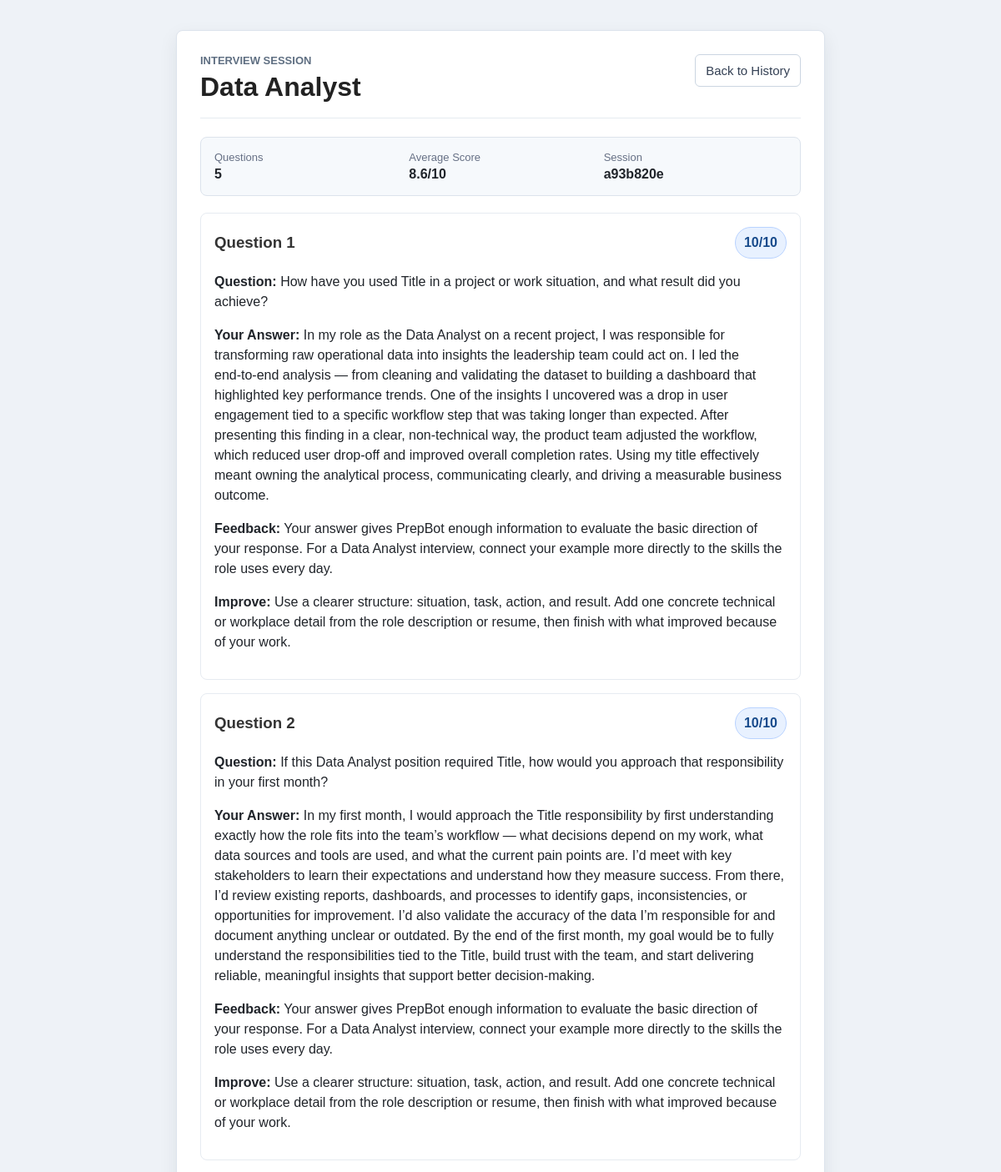
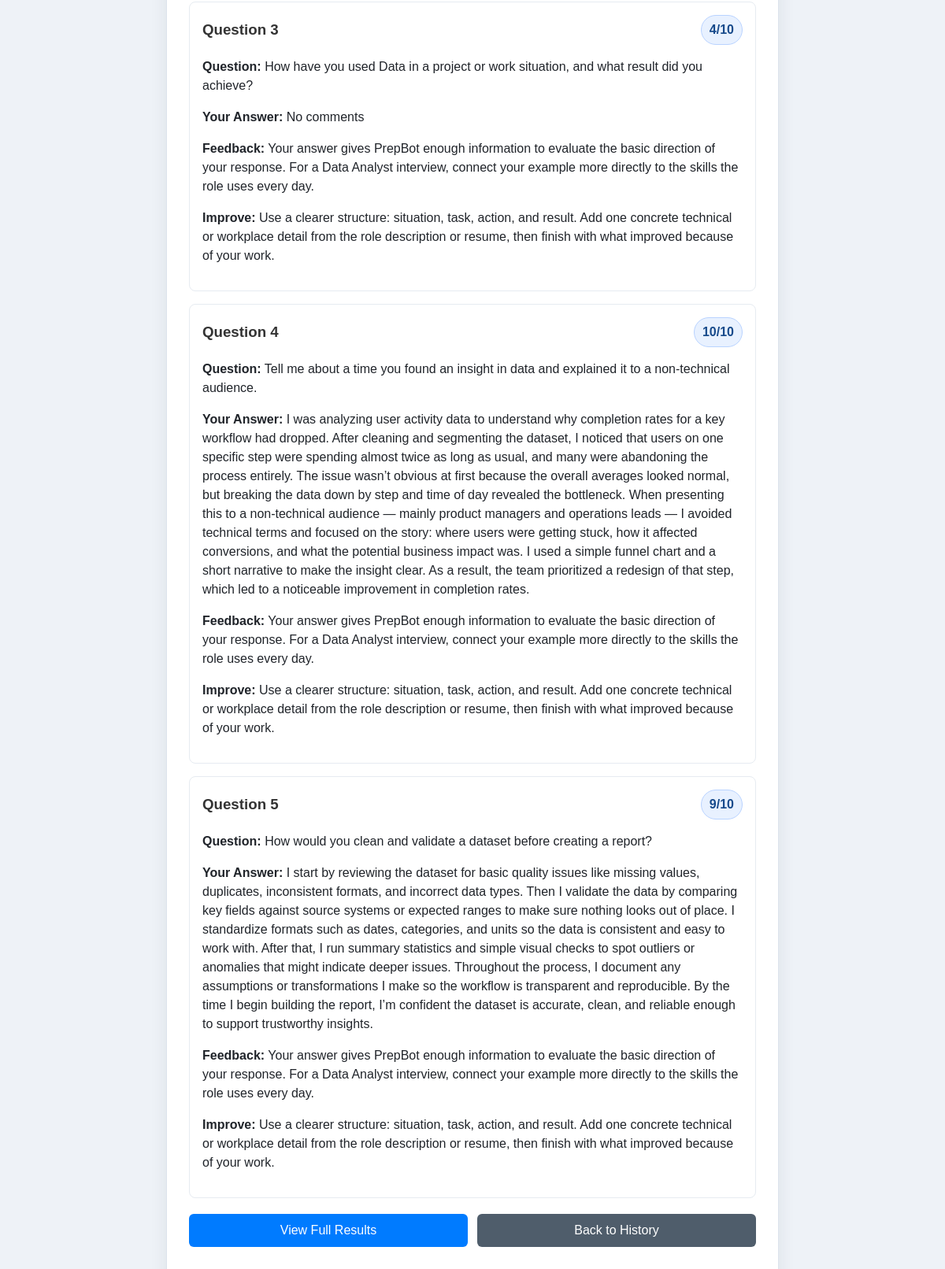
The page /history/a93b820e-88e1-4308-9321-88aac754792d (signed in) on the database its author committed (2 pictures, top to bottom).
### app.py (models this page shows)
class Interview(db.Model):
    id = db.Column(db.Integer, primary_key=True)
    role = db.Column(db.String(100))
    question = db.Column(db.Text)
    answer = db.Column(db.Text)
    feedback = db.Column(db.Text)
    score = db.Column(db.Integer)
    improvements = db.Column(db.Text)
    answer_suggestion = db.Column(db.Text)
    session_id = db.Column(db.String(36))
    question_number = db.Column(db.Integer)
    created_at = db.Column(
        db.DateTime,
        default=datetime.utcnow
    )
    user_id = db.Column(
        db.Integer,
        db.ForeignKey('user.id')
    )

### app.py (the view)
@app.route('/history/<session_key>')
@login_required
def history_session(session_key):
    answers = get_history_session_answers(
        current_user.id,
        session_key
    )
    if not answers:
        flash('Interview session not found')
        return redirect(url_for('history'))
    scored_answers = [
        answer.score
        for answer in answers
        if answer.score is not None
    ]
    average_score = (
        round(sum(scored_answers) / len(scored_answers), 1)
        if scored_answers else 0
    )
    return render_template(
        'history_session.html',
        session_key=session_key,
        answers=answers,
        role=answers[0].role,
        average_score=average_score
    )

### app.py (called while the page is built, shortened)
def get_history_session_answers(user_id, session_key):
    return Interview.query.filter_by(
        user_id=user_id,
        session_id=session_key
    ).order_by(
        Interview.question_number.asc(),
        Interview.id.asc()
    ).all()

@login_manager.user_loader
def load_user(user_id):
    return User.query.get(int(user_id))

### templates/history_session.html (shortened to what this page needs)
<!DOCTYPE html>
<html>
<head>
    <link rel="stylesheet" href="{{ url_for('static', filename='css/style.css') }}">
</head>
<body>
<div class="page-panel history-panel">
    <div class="page-header">
        <div>
            <p class="eyebrow">Interview Session</p>
            <h1>{{ role }}</h1>
        </div>
        <a href="/history" class="text-button">Back to History</a>
    </div>
    <div class="score-summary">
        <div>
            <span class="summary-label">Questions</span>
            <strong>{{ answers|length }}</strong>
        </div>
        <div>
            <span class="summary-label">Average Score</span>
            <strong>{{ average_score }}/10</strong>
        </div>
        <div>
            <span class="summary-label">Session</span>
            <strong>{{ session_key[:8] }}</strong>
        </div>
    </div>
    {% for answer in answers %}
        <div class="history-item">
            <div class="question-score-row">
                <h3>Question {{ loop.index }}</h3>
                <span class="score-pill">{{ answer.score }}/10</span>
            </div>
            <p><strong>Question:</strong> {{ answer.question }}</p>
            <p><strong>Your Answer:</strong> {{ answer.answer }}</p>
            <p><strong>Feedback:</strong> {{ answer.feedback }}</p>
            {% if answer.improvements %}
                <p><strong>Improve:</strong> {{ answer.improvements }}</p>
            {% endif %}
        </div>
    {% endfor %}
    <div class="dashboard-actions">
        <a href="/interview-results/{{ session_key }}" class="button-link">
            View Full Results
        </a>
        <a href="/history" class="button-link secondary-link">
            Back to History
        </a>
    </div>
</div>
</body>
</html>

### static/css/style.css (style rules this page uses)
body { margin: 0; padding: 0; font-family: Arial, sans-serif; background-color: #eef2f7; color: #20242a; }
.page-panel { width: 760px; max-width: calc(100% - 40px); margin: 36px auto; background: white; padding: 28px; border: 1px solid #dce3ec; border-radius: 8px; box-shadow: 0px 8px 22px rgba(25, 39, 52, 0.08); }
.dashboard-panel, .history-panel, .results-panel { width: 720px; }
.page-header { align-items: flex-start; border-bottom: 1px solid #e6ebf1; display: flex; gap: 16px; justify-content: space-between; margin-bottom: 22px; padding-bottom: 18px; }
.page-header h1 { font-size: 32px; margin: 0; text-align: left; }
.eyebrow { color: #5f6f82; font-size: 13px; font-weight: bold; letter-spacing: 0; margin: 0 0 6px; text-transform: uppercase; }
.summary-label { color: #667085; display: block; font-size: 13px; margin-bottom: 4px; }
.dashboard-actions { display: grid; gap: 12px; grid-template-columns: repeat(2, minmax(0, 1fr)); margin: 20px 0; }
.history-item { border: 1px solid #e6ebf1; border-radius: 8px; line-height: 1.5; margin-bottom: 16px; padding: 16px; }
.score-summary { background: #f6f9fc; border: 1px solid #dce3ec; border-radius: 8px; display: grid; gap: 14px; grid-template-columns: repeat(3, minmax(0, 1fr)); margin-bottom: 20px; padding: 16px; }
.question-score-row { align-items: center; display: flex; justify-content: space-between; gap: 12px; }
.question-score-row h3 { margin: 0; }
.score-pill { background: #e8f1ff; border: 1px solid #b9d3ff; border-radius: 999px; color: #174a8b; display: inline-block; font-weight: bold; padding: 6px 10px; }
h1 { text-align: center; color: #222; margin-bottom: 10px; font-size: 45px; }
h2, h3 { color: #333; }
.button-link { background-color: #007BFF; border-radius: 6px; box-sizing: border-box; color: white; display: inline-block; font-size: 16px; padding: 12px; text-align: center; text-decoration: none; }
.secondary-link { background-color: #4f5d6b; }
.ghost-button, .text-button { background: white; border: 1px solid #cbd5e1; border-radius: 6px; color: #344054; cursor: pointer; display: inline-block; font-size: 15px; padding: 10px 12px; text-align: center; text-decoration: none; width: auto; }
a { text-decoration: none; color: #007BFF; }

### rows shown on the page
Interview: role "Data Analyst", score "10", question "How have you used Title in a project or work situation, and what result did you achieve?", answer "In my role as the Data Analyst on a recent project, I was responsible for transforming raw operational data into insights the leadership team could act on. I led the end‑to‑end analysis — from cleaning and validating the dataset to building a dashboard that highlighted key performance trends. One of the insights I uncovered was a drop in user engagement tied to a specific workflow step that was taking longer than expected. After presenting this finding in a clear, non‑technical way, the product team adjusted the workflow, which reduced user drop‑off and improved overall completion rates. Using my title effectively meant owning the analytical process, communicating clearly, and driving a…", feedback "Your answer gives PrepBot enough information to evaluate the basic direction of your response. For a Data Analyst interview, connect your example more directly to the skills the role uses every day.", improvements "Use a clearer structure: situation, task, action, and result. Add one concrete technical or workplace detail from the role description or resume, then finish with what improved because of your work."
Interview: score "10", question "If this Data Analyst position required Title, how would you approach that responsibility in your first month?", answer "In my first month, I would approach the Title responsibility by first understanding exactly how the role fits into the team’s workflow — what decisions depend on my work, what data sources and tools are used, and what the current pain points are. I’d meet with key stakeholders to learn their expectations and understand how they measure success. From there, I’d review existing reports, dashboards, and processes to identify gaps, inconsistencies, or opportunities for improvement. I’d also validate the accuracy of the data I’m responsible for and document anything unclear or outdated. By the end of the first month, my goal would be to fully understand the responsibilities tied to the Title,…", feedback "Your answer gives PrepBot enough information to evaluate the basic direction of your response. For a Data Analyst interview, connect your example more directly to the skills the role uses every day.", improvements "Use a clearer structure: situation, task, action, and result. Add one concrete technical or workplace detail from the role description or resume, then finish with what improved because of your work."
Interview: score "4", question "How have you used Data in a project or work situation, and what result did you achieve?", answer "No comments", feedback "Your answer gives PrepBot enough information to evaluate the basic direction of your response. For a Data Analyst interview, connect your example more directly to the skills the role uses every day.", improvements "Use a clearer structure: situation, task, action, and result. Add one concrete technical or workplace detail from the role description or resume, then finish with what improved because of your work."
Interview: score "10", question "Tell me about a time you found an insight in data and explained it to a non-technical audience.", answer "I was analyzing user activity data to understand why completion rates for a key workflow had dropped. After cleaning and segmenting the dataset, I noticed that users on one specific step were spending almost twice as long as usual, and many were abandoning the process entirely. The issue wasn’t obvious at first because the overall averages looked normal, but breaking the data down by step and time of day revealed the bottleneck. When presenting this to a non‑technical audience — mainly product managers and operations leads — I avoided technical terms and focused on the story: where users were getting stuck, how it affected conversions, and what the potential business impact was. I used a…", feedback "Your answer gives PrepBot enough information to evaluate the basic direction of your response. For a Data Analyst interview, connect your example more directly to the skills the role uses every day.", improvements "Use a clearer structure: situation, task, action, and result. Add one concrete technical or workplace detail from the role description or resume, then finish with what improved because of your work."
Interview: score "9", question "How would you clean and validate a dataset before creating a report?", answer "I start by reviewing the dataset for basic quality issues like missing values, duplicates, inconsistent formats, and incorrect data types. Then I validate the data by comparing key fields against source systems or expected ranges to make sure nothing looks out of place. I standardize formats such as dates, categories, and units so the data is consistent and easy to work with. After that, I run summary statistics and simple visual checks to spot outliers or anomalies that might indicate deeper issues. Throughout the process, I document any assumptions or transformations I make so the workflow is transparent and reproducible. By the time I begin building the report, I’m confident the dataset…", feedback "Your answer gives PrepBot enough information to evaluate the basic direction of your response. For a Data Analyst interview, connect your example more directly to the skills the role uses every day.", improvements "Use a clearer structure: situation, task, action, and result. Add one concrete technical or workplace detail from the role description or resume, then finish with what improved because of your work."

### other values the page prints
{{ answers|length }} "5"
{{ average_score }} "8.6"
{{ session_key[:8] }} "a93b820e"
